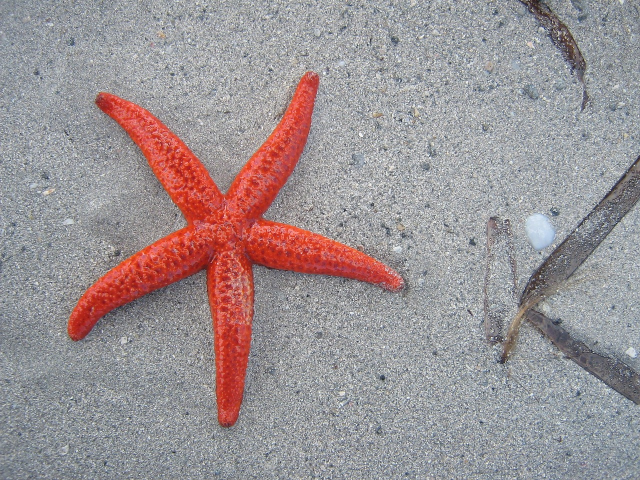
#> input picture starfish_1280_960.jpg, 1280 x 960 px (shown at 1/2 size)
$ python segmentation_four.py
#> lines starting #> are read from the running program, lines starting #| are printed output that depends on the picture; after the words box and inside, x2 and y2 are one past the last pixel; in counts of white or black regions, pixels touching at a corner belong together
import cv2 as cv
import numpy as np
from matplotlib import pyplot as plt

image = cv.imread('starfish_1280_960.jpg', 0)
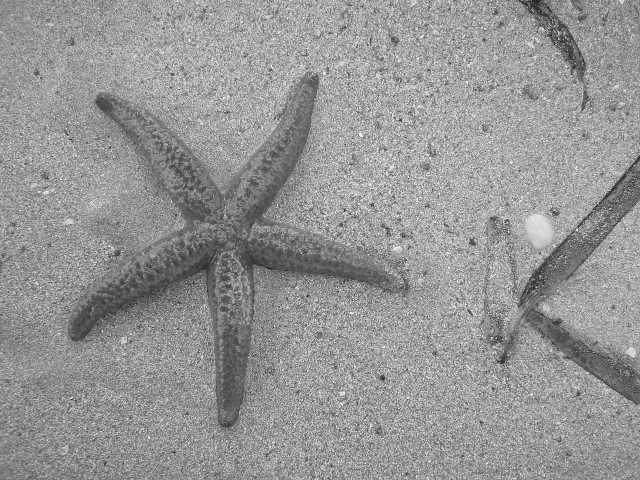
#> image: shape (960, 1280) (shown at 1/2 size); min 4, max 255, mean 149.4
plt.subplot(221), plt.imshow(image, cmap='gray')

_, threshold = cv.threshold(image, 0, 255, cv.THRESH_OTSU)
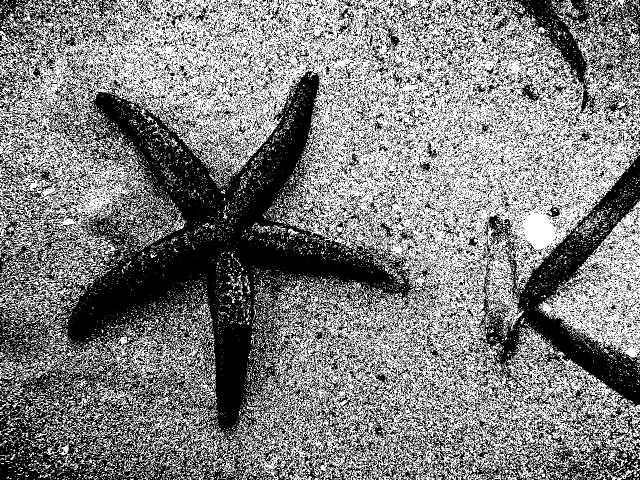
#> threshold: shape (960, 1280) (shown at 1/2 size); 49.9% white; 9590 white regions (8791 under 20 px), largest, box (x1, y1, x2, y2) and area: (0, 0, 1280, 960) 476198, (1077, 401, 1280, 722) 24123, (207, 634, 432, 813) 9916
plt.subplot(222), plt.imshow(threshold, cmap='gray')

image_filtered = cv.Laplacian(threshold, cv.CV_64F)
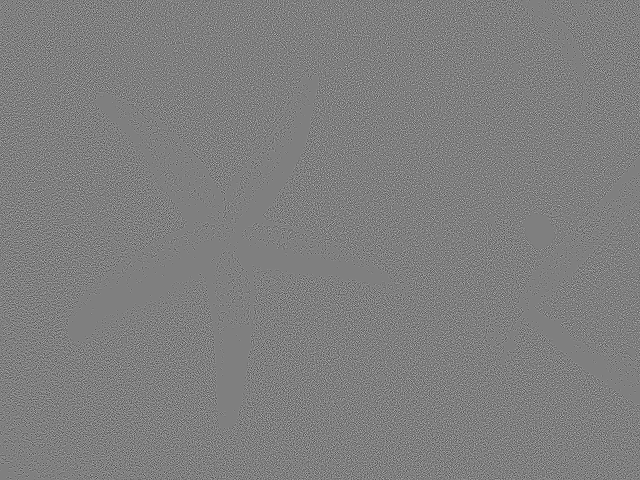
#> image_filtered: shape (960, 1280) float64 (shown at 1/2 size); min -1020, max 1020, mean 0; drawn with min black and max white
image_filtered = threshold - image_filtered
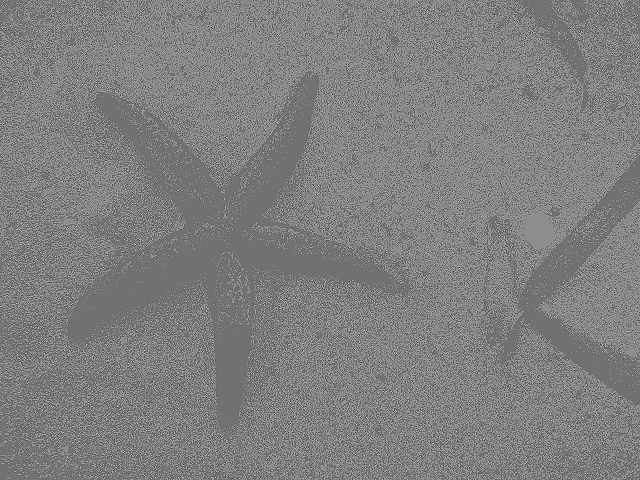
#> image_filtered: shape (960, 1280) float64 (shown at 1/2 size); min -1020, max 1275, mean 127.3; drawn with min black and max white
image_filtered = np.clip(image_filtered, 0, 255)
plt.subplot(223), plt.imshow(image_filtered, cmap='gray')

plt.show()
